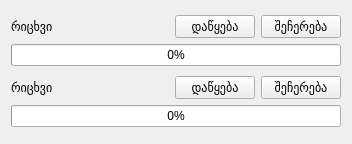
<?xml version="1.0" encoding="UTF-8"?>
<ui version="4.0">
 <class>MainWindow</class>
 <widget class="QMainWindow" name="MainWindow">
  <property name="geometry">
   <rect>
    <x>0</x>
    <y>0</y>
    <width>352</width>
    <height>144</height>
   </rect>
  </property>
  <property name="windowTitle">
   <string>MainWindow</string>
  </property>
  <widget class="QWidget" name="centralWidget">
   <layout class="QGridLayout" name="gridLayout">
    <item row="0" column="0">
     <layout class="QVBoxLayout" name="verticalLayout">
      <item>
       <layout class="QHBoxLayout" name="horizontalLayout">
        <item>
         <widget class="QLabel" name="label">
          <property name="text">
           <string>რიცხვი</string>
          </property>
         </widget>
        </item>
        <item>
         <spacer name="horizontalSpacer">
          <property name="orientation">
           <enum>Qt::Horizontal</enum>
          </property>
          <property name="sizeHint" stdset="0">
           <size>
            <width>101</width>
            <height>20</height>
           </size>
          </property>
         </spacer>
        </item>
        <item>
         <widget class="QPushButton" name="pushButton">
          <property name="text">
           <string>დაწყება</string>
          </property>
         </widget>
        </item>
        <item>
         <widget class="QPushButton" name="pushButton_2">
          <property name="text">
           <string>შეჩერება</string>
          </property>
         </widget>
        </item>
       </layout>
      </item>
      <item>
       <widget class="QProgressBar" name="progressBar">
        <property name="value">
         <number>0</number>
        </property>
       </widget>
      </item>
     </layout>
    </item>
    <item row="1" column="0">
     <layout class="QVBoxLayout" name="verticalLayout_2">
      <item>
       <layout class="QHBoxLayout" name="horizontalLayout_2">
        <item>
         <widget class="QLabel" name="label_2">
          <property name="text">
           <string>რიცხვი</string>
          </property>
         </widget>
        </item>
        <item>
         <spacer name="horizontalSpacer_2">
          <property name="orientation">
           <enum>Qt::Horizontal</enum>
          </property>
          <property name="sizeHint" stdset="0">
           <size>
            <width>101</width>
            <height>20</height>
           </size>
          </property>
         </spacer>
        </item>
        <item>
         <widget class="QPushButton" name="pushButton_3">
          <property name="text">
           <string>დაწყება</string>
          </property>
         </widget>
        </item>
        <item>
         <widget class="QPushButton" name="pushButton_4">
          <property name="text">
           <string>შეჩერება</string>
          </property>
         </widget>
        </item>
       </layout>
      </item>
      <item>
       <widget class="QProgressBar" name="progressBar_2">
        <property name="value">
         <number>0</number>
        </property>
       </widget>
      </item>
     </layout>
    </item>
   </layout>
  </widget>
 </widget>
 <layoutdefault spacing="6" margin="11"/>
 <resources/>
 <connections/>
</ui>
